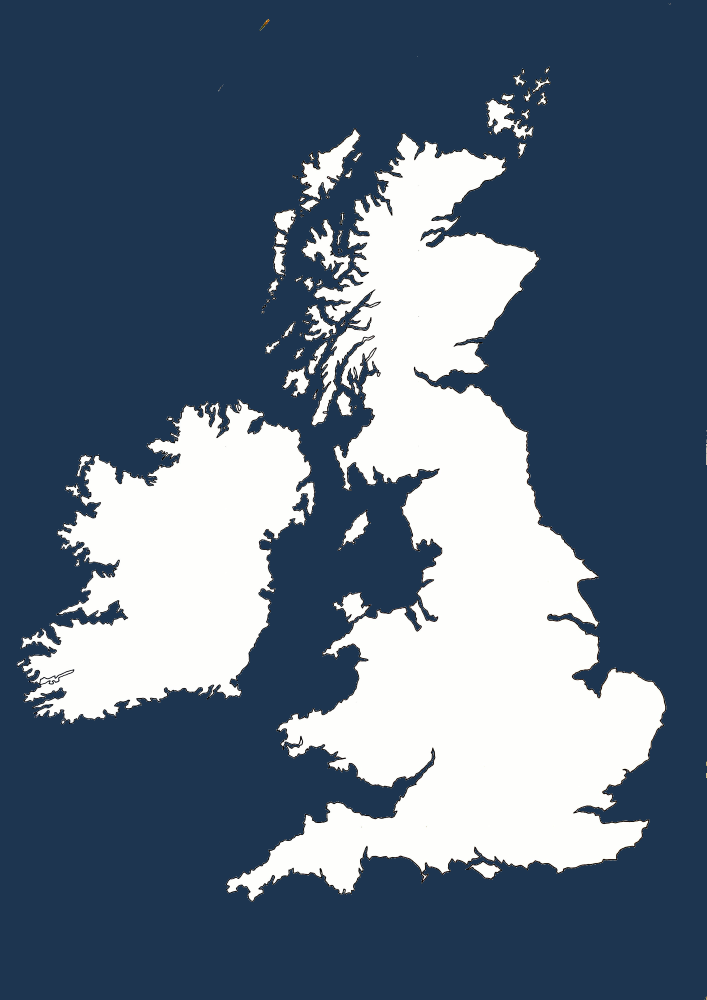
#> input picture tools/map_editor/dev_map_data_backup/backdrop.png, 1414 x 2000 px (shown at 1/2 size)
$ python -i coastline.py   (imports and definitions only)
#> lines starting #> are read from the running program, lines starting #| are printed output that depends on the picture; after the words box and inside, x2 and y2 are one past the last pixel; in counts of white or black regions, pixels touching at a corner belong together
"""Land/sea classification of a line-art backdrop.

This is bootstrap-only. init_package.py runs it for a fresh package, to
spare you clicking around a whole continent by hand. The editor runs it
again when you ask for a re-autotrace.

After that, the coastline counts as authored data. It lives in the
coastline layer, you edit it, and every other layer clips and snaps to
it. Nothing re-guesses it from pixel brightness again.

That distinction matters. The earlier pipeline derived the land mask
from the backdrop on every export. A border's meaning then hung on a
brightness heuristic nobody could see or correct.
"""

from pathlib import Path

import cv2
import numpy as np

WORK_WIDTH = 900  # px, classification runs on a downscaled copy for speed
LAND_MIN_GRAY = 245  # min grayscale value for a pixel to count as land fill

# A source flattened from real transparency (e.g. a cached copy of a PNG
# viewed outside its original app) often bakes the checkerboard in as
# actual alternating-color pixels. A *median* blur is a no-op on a
# perfectly regular checkerboard at any kernel size - each cell is
# outvoted by its opposite-color neighbors, so the pattern survives
# untouched. A *box* blur averages instead of voting, so it collapses the
# checker into a uniform mid-gray that reads correctly as sea, while
# solid land fill (already uniform white) stays unaffected. Must exceed
# the checker's cell period (empirically ~15px here) to fully collapse it.
DENOISE_KERNEL = 31  # px, box-blur size for collapsing checkerboard noise
MORPH_KERNEL = 7  # px, smooths the sea mask and drops speckle before tracing
MIN_CONTOUR_AREA = 120  # px^2 at working resolution, drops speckle contours
SIMPLIFY_EPSILON = 2.0  # px at working resolution

# build_land_mask classifies at full resolution instead of reusing the
# downscaled, box-blurred working copy above. The blur is what makes a
# flattened checkerboard readable, but averaging over DENOISE_KERNEL px
# also pulls the white/sea threshold roughly half a kernel *inland*: the
# mask came out ~15px inside the art's own shore all the way round, and
# small islands averaged down to sea and vanished outright. A coastline
# short of the shore leaves the backdrop's white land fill showing as a
# rim around every province, since provinces clip to this mask.
#
# Dropping the blur means white checkerboard cells in a flattened source
# would read as land again, so the defense moves to component size. Each
# such cell is an isolated island of roughly CHECKER_CELL_PX^2 (its
# same-color diagonal neighbors only touch at corners, so 4-connectivity
# keeps them separate), and this discards anything that small. Real land
# that tiny is a speck no province could hold.
CHECKER_CELL_PX = 15  # px, cell period of a baked-in transparency checkerboard
MIN_ISLAND_PX = 4 * CHECKER_CELL_PX**2  # px^2, smallest land component kept

# Line art draws a dark stroke along the shore, and the stroke isn't white
# so it isn't land. That leaves the mask a pixel ragged in both directions:
# where a strait or river mouth is drawn narrow the strokes from either
# bank meet and pinch the landmass to a single pixel of white, and a spit
# or a stroke's own anti-aliasing leaves 1px hairs sticking out.
#
# Either one is a ring no polygon tracer can express. A contour walked
# around a 1px pinch or hair traverses the same pixel twice, so the ring
# revisits a point - which is exactly what export refuses, because it
# fills as a pinched-shut shape rather than the area meant.
#
# A close then an open at the stroke's own width fixes both: the close
# bridges pinches, the open shaves hairs. Neither moves the shore, and
# together they leave every ring on this map traceable.
SMOOTH_KERNEL = 3  # px, closes 1px pinches then shaves 1px hairs

# assert_clean_source: a real painted-terrain photo/render has a
# continuous spread of midtone pixels (mountains, shading, texture). Clean
# line art has almost none - just white fill, a dark outline stroke, and
# whatever color the sea uses. If more than this fraction of pixels land
# in the mid-gray band, the source probably shows painted terrain again,
# not the flat outline map this classifier expects.
MIDTONE_MIN_GRAY = 60
MIDTONE_MAX_GRAY = 200
MAX_MIDTONE_FRACTION = 0.05


# [28 lines left out: function assert_clean_source, not called in this run]


def _sea_mask(image_path: Path):
    """Classify per-pixel on brightness at a downscaled working
    resolution, then denoise with morphology. Returns
    (sea_mask_work, full_w, full_h, work_w, work_h).

    A coarse heuristic, not per-pixel-exact - which is fine, because its
    output is a starting outline the user then edits."""
#> called with image_path = 'dev_map_data_backup/backdrop.png'
    full = cv2.imread(str(image_path), cv2.IMREAD_COLOR)
#> full is the input picture: shape (2000, 1414, 3); mean B, G, R 127, 108.5, 91.7
    full_h, full_w = full.shape[:2]
#> full_h = 2000; full_w = 1414

    # Denoise at full resolution, before downscaling - see DENOISE_KERNEL
    # for why this has to be a box blur.
    denoised = cv2.blur(full, (DENOISE_KERNEL, DENOISE_KERNEL))
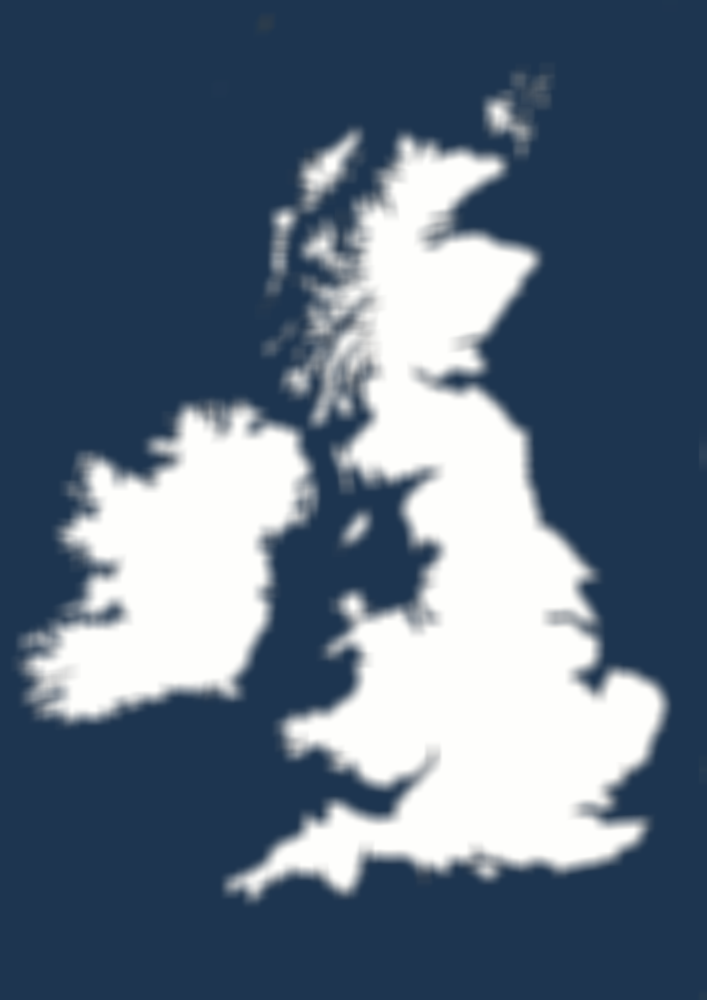
#> denoised: shape (2000, 1414, 3) (shown at 1/2 size); mean B, G, R 127, 108.5, 91.7

    scale = min(1.0, WORK_WIDTH / full_w)
#> scale = 0.636
    work_w, work_h = max(1, round(full_w * scale)), max(1, round(full_h * scale))
#> work_w = 900; work_h = 1273
    work = cv2.resize(denoised, (work_w, work_h), interpolation=cv2.INTER_AREA)

    gray = cv2.cvtColor(work, cv2.COLOR_BGR2GRAY).astype(np.int16)
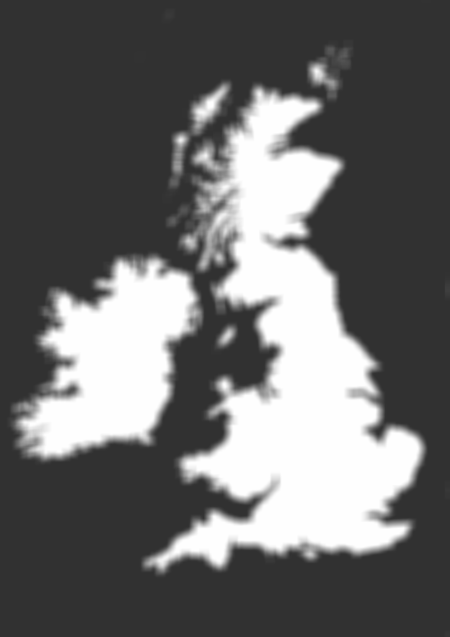
#> gray: shape (1273, 900) int16 (shown at 1/2 size); min 48, max 254, mean 105.7
    sea = (gray < LAND_MIN_GRAY).astype(np.uint8) * 255
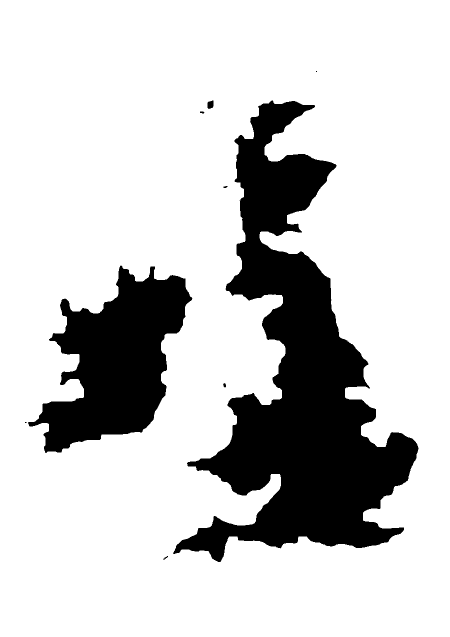
#> sea: shape (1273, 900) (shown at 1/2 size); 79.6% white; 9 black regions (2 under 20 px), largest, box (x1, y1, x2, y2) and area: (346, 201, 837, 1124) 170185, (56, 531, 385, 906) 63513, (415, 201, 427, 218) 166

    kernel = np.ones((MORPH_KERNEL, MORPH_KERNEL), np.uint8)
    sea = cv2.morphologyEx(sea, cv2.MORPH_OPEN, kernel)
#> sea: shape (1273, 900); 79.6% white; 8 black regions (1 under 20 px), largest, box (x1, y1, x2, y2) and area: (346, 201, 837, 1124) 170202, (50, 531, 385, 906) 63531, (415, 201, 427, 218) 166
    sea = cv2.morphologyEx(sea, cv2.MORPH_CLOSE, kernel)
#> sea: shape (1273, 900); 79.6% white; 3 black regions

    return sea, full_w, full_h, work_w, work_h


# [26 lines left out: function build_land_mask, not called in this run]


def trace_lines(image_path: Path) -> list:
    """The land/sea boundary as polylines in the image's full-resolution
    pixel space."""
    sea, full_w, full_h, work_w, work_h = _sea_mask(image_path)
#> full_w = 1414; full_h = 2000; work_w = 900; work_h = 1273

    contours, _ = cv2.findContours(sea, cv2.RETR_LIST, cv2.CHAIN_APPROX_SIMPLE)
#> contours = 4 contours; box (x1, y1, x2, y2) and area: (0, 0, 900, 1273) 1143528, (349, 201, 837, 1124) 171844, (57, 532, 384, 906) 64122, (414, 202, 428, 217) 171
    scale_x, scale_y = full_w / work_w, full_h / work_h
#> scale_x = 1.57; scale_y = 1.57
    lines = []
    for contour in contours:
        if cv2.contourArea(contour) < MIN_CONTOUR_AREA:
            continue
        simplified = cv2.approxPolyDP(contour, SIMPLIFY_EPSILON, True)
        pts = [
            [round(float(pt[0][0]) * scale_x, 1), round(float(pt[0][1]) * scale_y, 1)]
            for pt in simplified
        ]
        if len(pts) >= 2:
            lines.append(pts)
#> this loop made 4 passes
#> (simplified, pts) on pass 4: ([[0, 0], [0, 1272], [899, 1272], [899, 0]], [[0, 0], [0, 1998.4], [1412.4, 1998.4], [1412.4, 0]])
#> after the loop, lines = 4 items

    return lines

>>> result = trace_lines('dev_map_data_backup/backdrop.png')
#> result = 4 items
